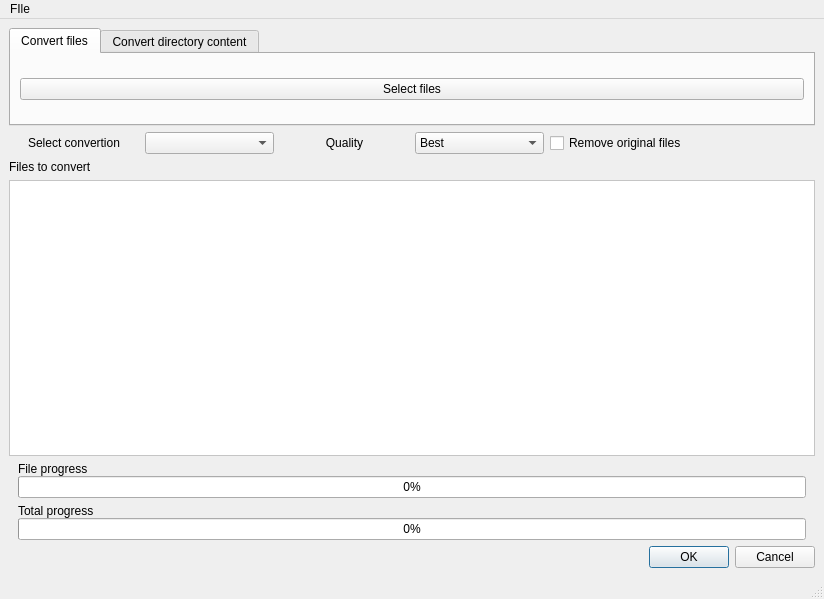
<?xml version="1.0" encoding="UTF-8"?>
<ui version="4.0">
 <class>MainWindow</class>
 <widget class="QMainWindow" name="MainWindow">
  <property name="geometry">
   <rect>
    <x>0</x>
    <y>0</y>
    <width>824</width>
    <height>599</height>
   </rect>
  </property>
  <property name="windowTitle">
   <string>SimpleConvert</string>
  </property>
  <widget class="QWidget" name="centralwidget">
   <layout class="QVBoxLayout" name="verticalLayout">
    <item>
     <widget class="QTabWidget" name="tabWidget">
      <property name="sizePolicy">
       <sizepolicy hsizetype="Minimum" vsizetype="Minimum">
        <horstretch>0</horstretch>
        <verstretch>0</verstretch>
       </sizepolicy>
      </property>
      <property name="currentIndex">
       <number>0</number>
      </property>
      <widget class="QWidget" name="tab_2">
       <attribute name="title">
        <string>Convert files</string>
       </attribute>
       <layout class="QHBoxLayout" name="horizontalLayout">
        <item>
         <widget class="QPushButton" name="pushButton_2">
          <property name="text">
           <string>Select files</string>
          </property>
         </widget>
        </item>
       </layout>
      </widget>
      <widget class="QWidget" name="tab">
       <attribute name="title">
        <string>Convert directory content</string>
       </attribute>
       <layout class="QVBoxLayout" name="verticalLayout_2">
        <item>
         <widget class="QLineEdit" name="lineEdit"/>
        </item>
        <item>
         <widget class="QPushButton" name="pushButton">
          <property name="text">
           <string>Select directory</string>
          </property>
         </widget>
        </item>
       </layout>
      </widget>
     </widget>
    </item>
    <item>
     <layout class="QHBoxLayout" name="horizontalLayout_3">
      <item>
       <layout class="QHBoxLayout" name="horizontalLayout_4">
        <item>
         <widget class="QLabel" name="label">
          <property name="text">
           <string>Select convertion</string>
          </property>
          <property name="alignment">
           <set>Qt::AlignCenter</set>
          </property>
         </widget>
        </item>
        <item>
         <widget class="QComboBox" name="comboBox"/>
        </item>
       </layout>
      </item>
      <item>
       <layout class="QHBoxLayout" name="horizontalLayout_5">
        <item>
         <widget class="QLabel" name="label_2">
          <property name="text">
           <string>Quality</string>
          </property>
          <property name="alignment">
           <set>Qt::AlignCenter</set>
          </property>
         </widget>
        </item>
        <item>
         <widget class="QComboBox" name="comboBox_2">
          <item>
           <property name="text">
            <string>Best</string>
           </property>
          </item>
          <item>
           <property name="text">
            <string>Normal</string>
           </property>
          </item>
          <item>
           <property name="text">
            <string>Worst</string>
           </property>
          </item>
         </widget>
        </item>
       </layout>
      </item>
      <item>
       <layout class="QHBoxLayout" name="horizontalLayout_6">
        <item>
         <widget class="QCheckBox" name="checkBox">
          <property name="text">
           <string>Remove original files</string>
          </property>
         </widget>
        </item>
       </layout>
      </item>
     </layout>
    </item>
    <item>
     <widget class="QLabel" name="label_3">
      <property name="text">
       <string>Files to convert</string>
      </property>
     </widget>
    </item>
    <item>
     <widget class="QTableWidget" name="tableWidget">
      <property name="palette">
       <palette>
        <active>
         <colorrole role="Base">
          <brush brushstyle="SolidPattern">
           <color alpha="255">
            <red>255</red>
            <green>255</green>
            <blue>255</blue>
           </color>
          </brush>
         </colorrole>
         <colorrole role="Window">
          <brush brushstyle="SolidPattern">
           <color alpha="255">
            <red>255</red>
            <green>255</green>
            <blue>255</blue>
           </color>
          </brush>
         </colorrole>
         <colorrole role="AlternateBase">
          <brush brushstyle="SolidPattern">
           <color alpha="255">
            <red>239</red>
            <green>239</green>
            <blue>239</blue>
           </color>
          </brush>
         </colorrole>
        </active>
        <inactive>
         <colorrole role="Base">
          <brush brushstyle="SolidPattern">
           <color alpha="255">
            <red>255</red>
            <green>255</green>
            <blue>255</blue>
           </color>
          </brush>
         </colorrole>
         <colorrole role="Window">
          <brush brushstyle="SolidPattern">
           <color alpha="255">
            <red>255</red>
            <green>255</green>
            <blue>255</blue>
           </color>
          </brush>
         </colorrole>
         <colorrole role="AlternateBase">
          <brush brushstyle="SolidPattern">
           <color alpha="255">
            <red>239</red>
            <green>239</green>
            <blue>239</blue>
           </color>
          </brush>
         </colorrole>
        </inactive>
        <disabled>
         <colorrole role="Base">
          <brush brushstyle="SolidPattern">
           <color alpha="255">
            <red>255</red>
            <green>255</green>
            <blue>255</blue>
           </color>
          </brush>
         </colorrole>
         <colorrole role="Window">
          <brush brushstyle="SolidPattern">
           <color alpha="255">
            <red>255</red>
            <green>255</green>
            <blue>255</blue>
           </color>
          </brush>
         </colorrole>
         <colorrole role="AlternateBase">
          <brush brushstyle="SolidPattern">
           <color alpha="255">
            <red>239</red>
            <green>239</green>
            <blue>239</blue>
           </color>
          </brush>
         </colorrole>
        </disabled>
       </palette>
      </property>
      <property name="editTriggers">
       <set>QAbstractItemView::NoEditTriggers</set>
      </property>
      <property name="tabKeyNavigation">
       <bool>false</bool>
      </property>
      <property name="showDropIndicator" stdset="0">
       <bool>false</bool>
      </property>
      <property name="showGrid">
       <bool>false</bool>
      </property>
      <attribute name="horizontalHeaderVisible">
       <bool>false</bool>
      </attribute>
      <attribute name="horizontalHeaderHighlightSections">
       <bool>false</bool>
      </attribute>
      <attribute name="verticalHeaderVisible">
       <bool>false</bool>
      </attribute>
      <attribute name="verticalHeaderHighlightSections">
       <bool>false</bool>
      </attribute>
      <column>
       <property name="text">
        <string>File</string>
       </property>
      </column>
      <column>
       <property name="text">
        <string>Status</string>
       </property>
      </column>
     </widget>
    </item>
    <item>
     <widget class="QFrame" name="fprog">
      <layout class="QVBoxLayout" name="verticalLayout_3">
       <property name="spacing">
        <number>0</number>
       </property>
       <property name="leftMargin">
        <number>9</number>
       </property>
       <property name="topMargin">
        <number>0</number>
       </property>
       <property name="rightMargin">
        <number>9</number>
       </property>
       <property name="bottomMargin">
        <number>0</number>
       </property>
       <item>
        <widget class="QLabel" name="label_5">
         <property name="text">
          <string>File progress</string>
         </property>
        </widget>
       </item>
       <item>
        <widget class="QProgressBar" name="progressBar_2">
         <property name="maximum">
          <number>1</number>
         </property>
         <property name="value">
          <number>0</number>
         </property>
        </widget>
       </item>
      </layout>
     </widget>
    </item>
    <item>
     <widget class="QFrame" name="tprog">
      <property name="sizePolicy">
       <sizepolicy hsizetype="Minimum" vsizetype="Minimum">
        <horstretch>0</horstretch>
        <verstretch>0</verstretch>
       </sizepolicy>
      </property>
      <property name="frameShape">
       <enum>QFrame::NoFrame</enum>
      </property>
      <property name="frameShadow">
       <enum>QFrame::Raised</enum>
      </property>
      <layout class="QVBoxLayout" name="verticalLayout_4">
       <property name="spacing">
        <number>0</number>
       </property>
       <property name="leftMargin">
        <number>9</number>
       </property>
       <property name="topMargin">
        <number>0</number>
       </property>
       <property name="rightMargin">
        <number>9</number>
       </property>
       <property name="bottomMargin">
        <number>0</number>
       </property>
       <item>
        <widget class="QLabel" name="label_4">
         <property name="text">
          <string>Total progress</string>
         </property>
        </widget>
       </item>
       <item>
        <widget class="QProgressBar" name="progressBar">
         <property name="value">
          <number>0</number>
         </property>
        </widget>
       </item>
      </layout>
     </widget>
    </item>
    <item>
     <widget class="QDialogButtonBox" name="buttonBox">
      <property name="standardButtons">
       <set>QDialogButtonBox::Cancel|QDialogButtonBox::Ok</set>
      </property>
     </widget>
    </item>
   </layout>
  </widget>
  <widget class="QMenuBar" name="menubar">
   <property name="geometry">
    <rect>
     <x>0</x>
     <y>0</y>
     <width>824</width>
     <height>21</height>
    </rect>
   </property>
   <widget class="QMenu" name="menuFIle">
    <property name="title">
     <string>FIle</string>
    </property>
    <addaction name="actionAbout"/>
    <addaction name="actionQuit"/>
   </widget>
   <addaction name="menuFIle"/>
  </widget>
  <widget class="QStatusBar" name="statusbar"/>
  <action name="actionAbout">
   <property name="text">
    <string>About</string>
   </property>
  </action>
  <action name="actionQuit">
   <property name="text">
    <string>Quit</string>
   </property>
  </action>
 </widget>
 <resources>
  <include location="res.qrc"/>
 </resources>
 <connections/>
</ui>
